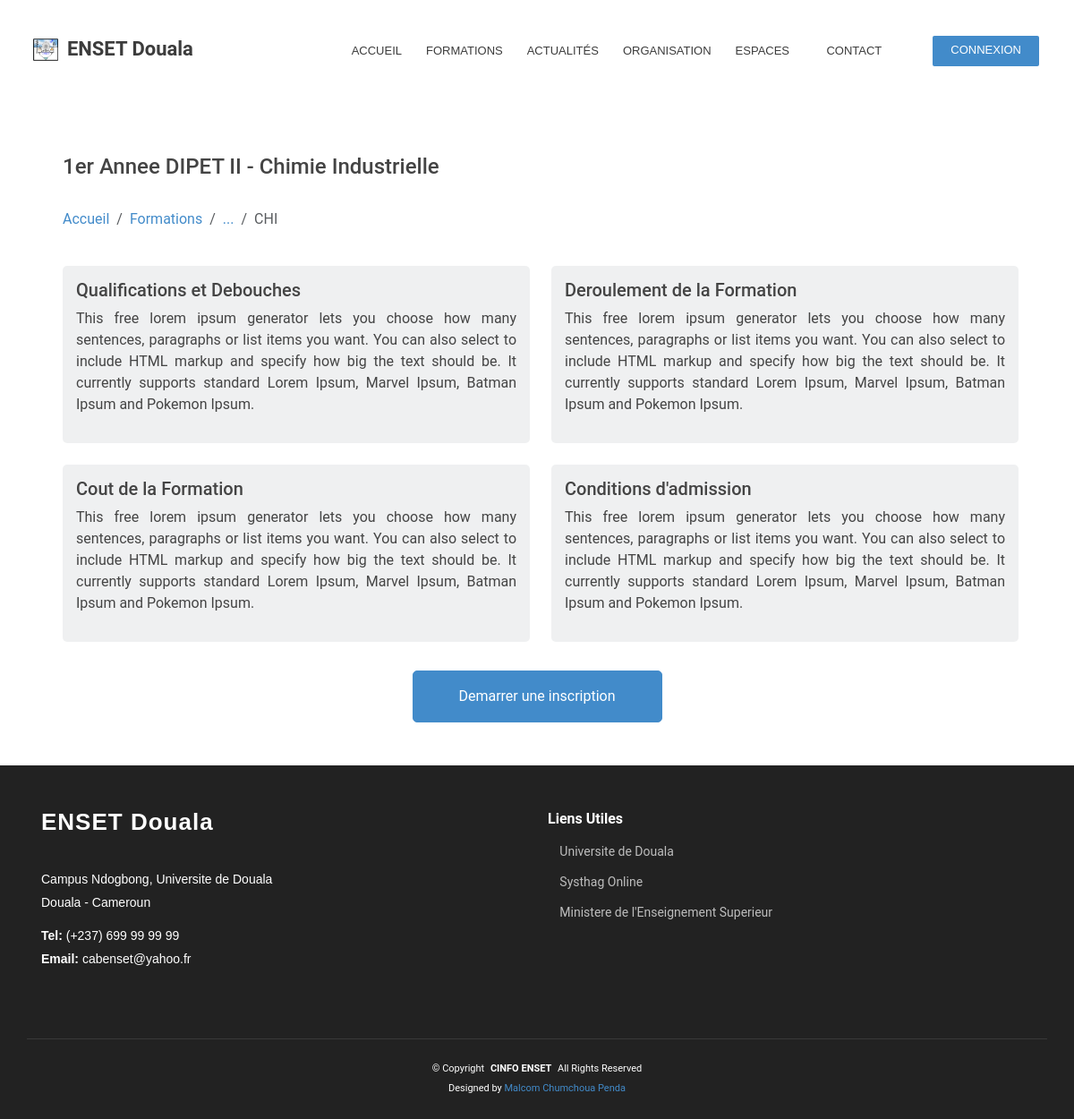
The page /courses/details?key=CHI4&prev_url=/courses/list/all&prev=... on the database its author committed.
### services/demo/schemas.py (models this page shows)
class Level(db.Model):
    __bind_key__ = 'demo'
    __tablename__ = 'levels'
    id = db.Column(db.String(15), primary_key=True)
    name = db.Column(db.String(100), nullable=False)
    courses = db.relationship('Course', backref='level', cascade=CASCADE)

class Option(db.Model):
    __bind_key__ = 'demo'
    __tablename__ = 'options'
    id = db.Column(db.String(10), primary_key=True)
    name = db.Column(db.String(100), nullable=False)
    unit_id = db.Column(db.String(50), db.ForeignKey('units.id'))
    formation_id = db.Column(db.String(5), db.ForeignKey('formations.id'))
    courses = db.relationship('Course', backref='option', cascade=CASCADE)

class Course(db.Model):
    __bind_key__ = 'demo'
    __tablename__ = 'courses'
    id = db.Column(db.String(10), primary_key=True)
    open = db.Column(db.Boolean, nullable=False)
    period = db.Column(db.String(9), nullable=False)
    text = db.Column(db.String(200), nullable=True)
    option_id = db.Column(db.String(10), db.ForeignKey('options.id'))
    diploma_id = db.Column(db.String(10), db.ForeignKey('diplomas.id'))
    level_id = db.Column(db.String(15), db.ForeignKey('levels.id'))

### pages/courses/routes.py (the view)
@ui.route('/details')
def details():
    prev_url = request.args.get('prev_url')
    prev = request.args.get('prev')
    key = request.args.get('key')
    course = qry.get_course(db.session, key)
    return render_template('courses-details.html',
                           course=course,
                           prev_url=prev_url,
                           prev=prev)

### app.py (called while the page is built)
@app.context_processor
def inject_defaults():
    return {'default_deadline':default_deadline,
            'portals': PORTALS,
            'contact':CONTACT,
            'links':LINKS}

@app.context_processor
def inject_menus():
    return {'landing':LANDING_MENU['children'],
            'login':LOGIN_MENU['children']}

### services/demo/queries.py (called while the page is built, shortened)
def get_course(session, key):
    query = session.query(sch.Course)
    query = query.filter_by(id=key)
    return query.one()

### pages/courses/layouts/courses-details.html (shortened to what this page needs)
{% extends 'landing-details.html' %}
{% block details_main %}
    <div class="container">
        <div class="row ms-3 mt-2 mb-4">
            <h4>{{ course.level.name }} - {{ course.option.name }}</h4>
            <nav aria-label="breadcrumb">
            <ol class="breadcrumb mt-4">
                <li class="breadcrumb-item"><a href="{{ url_for('home.index') }}">Accueil</a></li>
                <li class="breadcrumb-item"><a href="{{ url_for('courses.index') }}">Formations</a></li>
                <li class="breadcrumb-item"><a href="{{ prev_url }}">{{ prev }}</a></li>
                <li class="breadcrumb-item active" aria-current="page">{{ course.option_id }}</li>
            </ol>
            </nav>
        </div>
        <div class="row ms-3 me-2 g-4 pb-4">
            <div class="col-lg-6 col-12">
                <div class="details-info details-rounded">
                    <h5>Qualifications et Debouches</h5>
                    <p>
                        This free lorem ipsum generator lets you choose how many sentences,
                        paragraphs or list items you want. You can also select to include HTML
                        markup and specify how big the text should be. It currently supports
                        standard Lorem Ipsum, Marvel Ipsum, Batman Ipsum and Pokemon Ipsum.
                    </p>
                </div>
            </div>
            <div class="col-lg-6 col-12">
                <div class="details-info details-rounded">
                    <h5>Deroulement de la Formation</h5>
                    <p>
                        This free lorem ipsum generator lets you choose how many sentences,
                        paragraphs or list items you want. You can also select to include HTML
                        markup and specify how big the text should be. It currently supports
                        standard Lorem Ipsum, Marvel Ipsum, Batman Ipsum and Pokemon Ipsum.
                    </p>
                </div>
            </div>
            <div class="col-lg-6 col-12">
                <div class="details-info details-rounded">
                    <h5>Cout de la Formation</h5>
                    <p>
                        This free lorem ipsum generator lets you choose how many sentences,
                        paragraphs or list items you want. You can also select to include HTML
                        markup and specify how big the text should be. It currently supports
                        standard Lorem Ipsum, Marvel Ipsum, Batman Ipsum and Pokemon Ipsum.
                    </p>
                </div>
            </div>
            <div class="col-lg-6 col-12">
                <div class="details-info details-rounded">
                    <h5>Conditions d'admission</h5>
                    <p>
                        This free lorem ipsum generator lets you choose how many sentences,
                        paragraphs or list items you want. You can also select to include HTML
                        markup and specify how big the text should be. It currently supports
                        standard Lorem Ipsum, Marvel Ipsum, Batman Ipsum and Pokemon Ipsum.
                    </p>
                </div>
            </div>
        </div>
        <div class="d-flex justify-content-center pt-2 pb-5">
            <a class="btn btn-primary w-25 py-3"
            href="{{ url_for('admission.index') }}">Demarrer une inscription</a>
        </div>
    </div>
{% endblock %}

### core/theme/static/css/color.css (style rules this page uses)
:root { --primary-color: #428bca; --secondary-dark-color: #3c3c3c; --secondary-color: #444444; --secondary-light-color: #edeff0e3; --white-color: #ffffff; --black-color: #222222; --success-color: rgb(5, 109, 95); --danger-color: rgb(233, 70, 97); }
:root { -e:rgb(68, 68, 68); --primary-transparent-90: rgb(66, 139, 202, 0.90); --primary-transparent-80: rgb(66, 139, 202, 0.80); --primary-transparent-70: rgb(66, 139, 202, 0.70); --primary-transparent-60: rgb(66, 139, 202, 0.60); --primary-transparent-50: rgb(66, 139, 202, 0.50); --primary-transparent-40: rgb(66, 139, 202, 0.40); --primary-transparent-30: rgb(66, 139, 202, 0.30); --primary-transparent-20: rgb(66, 139, 202, 0.20); --primary-transparent-10: rgb(66, 139, 202, 0.10); --secondary-transparent-90: rgb(68, 68, 68, 0.90); --secondary-transparent-80: rgb(68, 68, 68, 0.80); --secondary-transparent-70: rgb(68, 68, 68, 0.70); --secondary-transparent-60: rgb(68, 68, 68, 0.60); --secondary-transparent-50: rgb(68, 68, 68, 0.50); --secondary-transparent-40: rgb(68, 68, 68, 0.40); --secondary-transparent-30: rgb(68, 68, 68, 0.30); --secondary-transparent-20: rgb(68, 68, 68, 0.20); --secondary-transparent-10: rgb(68, 68, 68, 0.10); --white-transparent-90: rgba(255, 255, 255, 0.95); --white-transparent-80: rgba(255, 255, 255, 0.85); --white-transparent-70: rgba(255, 255, 255, 0.75); --white-transparent-60: rgba(255, 255, 255, 0.65); --white-transparent-50: rgba(255, 255, 255, 0.55); --white-transparent-40: rgba(255, 255, 255, 0.45); --white-transparent-30: rgba(255, 255, 255, 0.35); --white-transparent-20: rgba(255, 255, 255, 0.25); --white-transparent-10: rgba(255, 255, 255, 0.15); --black-transparent-90: rgb(34, 34, 34, 0.90); --black-transparent-80: rgb(34, 34, 34, 0.80); --black-transparent-70: rgb(34, 34, 34, 0.70); --black-transparent-60: rgb(34, 34, 34, 0.60); --black-transparent-50: rgb(34, 34, 34, 0.50); --black-transparent-40: rgb(34, 34, 34, 0.40); --black-transparent-30: rgb(34, 34, 34, 0.30); --black-transparent-20: rgb(34, 34, 34, 0.20); --black-transparent-10: rgb(34, 34, 34, 0.10); }

### core/theme/static/css/preloader.css (style rules this page uses)
:root { --background-color: #ffffff; --default-color: #444444; --heading-color: #222222; --accent-color: #428bca; --surface-color: #ffffff; --contrast-color: #ffffff; }

### core/theme/static/css/landing.css (style rules this page uses)
:root { --default-font: "Roboto", system-ui, -apple-system, sans-serif, "Apple Color Emoji", "Segoe UI Emoji", "Segoe UI Symbol"; --heading-font: "Raleway", sans-serif; --nav-font: "Poppins", sans-serif; }
:root { --default-font-size: 14px; --default-font-weight: normal; --h1-font-size: 24px; --h1-font-weight: 700; --h2-font-size: 22px; --h2-font-weight: 600; --h3-font-size: 20px; --h3-font-weight: 600; --h4-font-size: 18px; --h4-font-weight: 600; --h5-font-size: 16px; --h5-font-weight: 600; --h6-font-size: 16px; --h6-font-weight: 600; }
:root { --background-color: var(--white-color); --default-color: var(--secondary-color); --heading-color: var(--black-color); --accent-color: var(--primary-color); --surface-color: var(--white-color); --contrast-color: var(--white-color); --inverted-background-color: var(--secondary-light-color); }
:root { --nav-color: var(--white-color); --nav-hover-color: var(--white-color); --nav-mobile-background-color: var(--white-color); --nav-dropdown-background-color: var(--white-color); --nav-dropdown-color: var(--secondary-color); --nav-dropdown-hover-color: var(--primary-color); }
:root { scroll-behavior: smooth; }
body { color: var(--default-color); background-color: var(--background-color); font-family: var(--default-font); min-height: 100vh; }
*::before, *::after { box-sizing: border-box; }
a { color: var(--accent-color); text-decoration: none; transition: 0.3s; padding-bottom: 0; }
.btn { border-radius: 5px; }
.btn-primary { color: var(--contrast-color); background: var(--primary-color); border-color: var(--primary-color); }
.details-info { padding: 15px; height: 100%; background: transparent; }
.details-info p { text-align: justify; text-justify: inter-word; }
.details-info.details-rounded { border-radius: 5px; background: var(--secondary-light-color); }

### rows shown on the page
Level: level.name "1er Annee DIPET II"
Option: option.name "Chimie Industrielle"
Course: option_id "CHI"

### other values the page prints
{{ entry.text }} "ACCUEIL" "FORMATIONS" "ACTUALITÉS" "ORGANISATION" "CONTACT"
{{ entry.text }} "ESPACES"
{{ prev }} "..."
{{ contact.addresse }} "Campus Ndogbong, Universite de Douala"
{{ contact.ville }} "Douala - Cameroun"
{{ contact.tel }} "(+237) 699 99 99 99"
{{ contact.email }} "cabenset@yahoo.fr"
{{ parent.group }} "Liens Utiles"
{{ child.nom }} "Universite de Douala" "Systhag Online" "Ministere de l'Enseignement Superieur"
